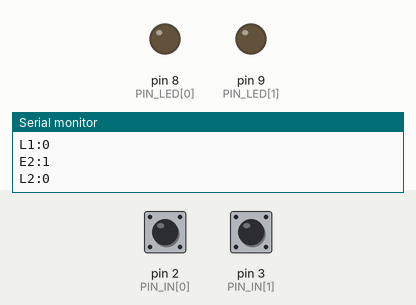
Bench run of a sketch on a simulated Arduino Uno, built with avr-gcc and run on an emulated ATmega328P. On the bench: output pins drawn as LEDs (lit = HIGH), the last lines printed to the serial monitor. The inputs (shaded band) are chosen by the test bench; at power-on: pin 2 (PIN_IN[0]) HIGH, pin 3 (PIN_IN[1]) HIGH.

Above: at 1.2 s.
1.3 s: pin 2 (PIN_IN[0]) pulled LOW for 0.15 s
At 2.5 s:
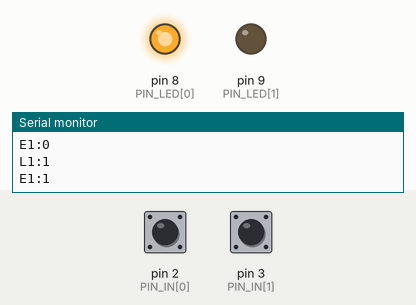
2.9 s: pin 3 (PIN_IN[1]) pulled LOW for 0.15 s
At 3.8 s:
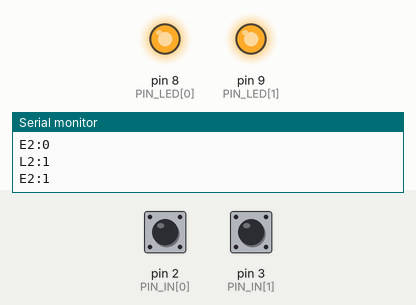
4.5 s: pin 2 (PIN_IN[0]) pulled LOW for 1 s
At 5.1 s:
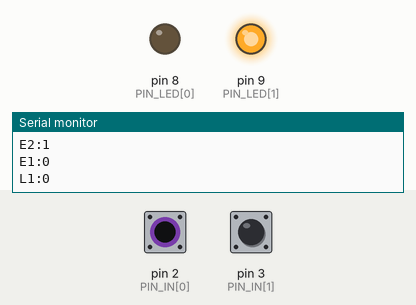
7.0 s: pin 2 (PIN_IN[0]) pulled LOW for 3.2 s
At 8.2 s:
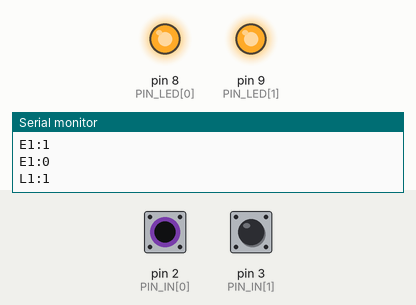
11.7 s: pin 3 (PIN_IN[1]) pulled LOW for 1 s
At 13.0 s:
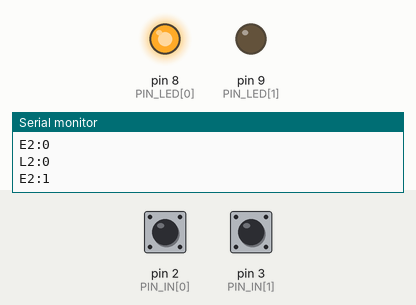
Timing chart, 0 to 14.7 s (numbered marks = the images above; inputs shaded):
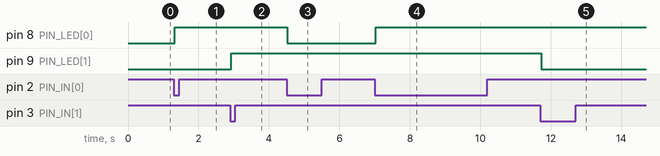

The sketch:

tp7_arduino.ino
```cpp
const uint8_t NUM = 2;
const uint8_t PIN_IN[NUM]  = {2, 3};
const uint8_t PIN_LED[NUM] = {8, 9};

const unsigned long DEBOUNCE_MS = 25;
const unsigned long BAUD = 9600;

bool ledState[NUM]          = {false, false};
bool lastReading[NUM]       = {HIGH, HIGH};   // última lectura cruda
bool stableLevel[NUM]       = {HIGH, HIGH};   // nivel estable (antirrebote)
unsigned long lastChange[NUM] = {0, 0};

String rxLine = "";

void sendInput(uint8_t i) {
  Serial.print('E');
  Serial.print(i + 1);
  Serial.print(':');
  Serial.println(stableLevel[i] == HIGH ? 1 : 0);
}

void sendLed(uint8_t i) {
  Serial.print('L');
  Serial.print(i + 1);
  Serial.print(':');
  Serial.println(ledState[i] ? 1 : 0);
}

void sendAll() {
  for (uint8_t i = 0; i < NUM; i++) {
    sendInput(i);
    sendLed(i);
  }
}

void setLed(uint8_t i, bool on) {
  ledState[i] = on;
  digitalWrite(PIN_LED[i], on ? HIGH : LOW);
  sendLed(i);
}

void processLine(const String &line) {
  if (line.length() == 0) return;

  if (line[0] == '?') {
    sendAll();
    return;
  }

  // Formato esperado: L<n>:<0|1>
  if (line[0] == 'L' && line.length() >= 4 && line[2] == ':') {
    int n = line[1] - '0';
    char v = line[3];
    if (n >= 1 && n <= NUM && (v == '0' || v == '1')) {
      setLed(n - 1, v == '1');
    }
  }
}

void readSerial() {
  while (Serial.available() > 0) {
    char c = (char)Serial.read();
    if (c == '\n') {
      rxLine.trim();
      processLine(rxLine);
      rxLine = "";
    } else if (c != '\r') {
      if (rxLine.length() < 16) rxLine += c;   // evita desbordar
      else rxLine = "";
    }
  }
}

void readButtons() {
  for (uint8_t i = 0; i < NUM; i++) {
    bool reading = digitalRead(PIN_IN[i]);

    if (reading != lastReading[i]) {
      lastReading[i] = reading;
      lastChange[i] = millis();
    }

    if ((millis() - lastChange[i]) > DEBOUNCE_MS && reading != stableLevel[i]) {
      stableLevel[i] = reading;
      sendInput(i);
      // Flanco descendente = pulsador oprimido (INPUT_PULLUP): alterna el LED.
      if (stableLevel[i] == LOW) {
        setLed(i, !ledState[i]);
      }
    }
  }
}

void setup() {
  Serial.begin(BAUD);
  for (uint8_t i = 0; i < NUM; i++) {
    pinMode(PIN_IN[i], INPUT_PULLUP);
    pinMode(PIN_LED[i], OUTPUT);
    digitalWrite(PIN_LED[i], LOW);
    lastReading[i] = stableLevel[i] = digitalRead(PIN_IN[i]);
  }
  sendAll();
}

void loop() {
  readSerial();
  readButtons();
}
```

Measured:
- after the input at 1.3 s, pin 8 (PIN_LED[0]): LOW → HIGH at once
- after the input at 2.9 s, pin 9 (PIN_LED[1]): LOW → HIGH at once
- after the input at 4.5 s, pin 8 (PIN_LED[0]): HIGH → LOW at once
- after the input at 7.0 s, pin 8 (PIN_LED[0]): LOW → HIGH at once
- after the input at 11.7 s, pin 9 (PIN_LED[1]): HIGH → LOW at once
